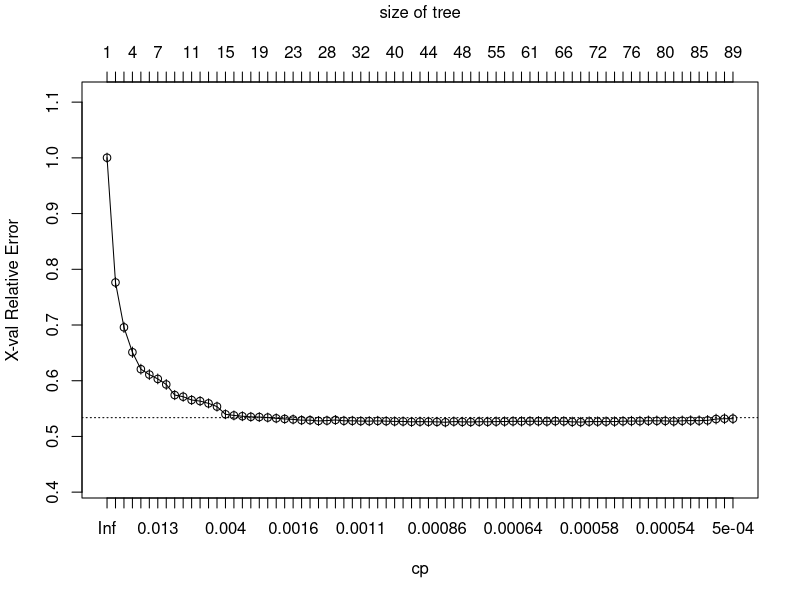
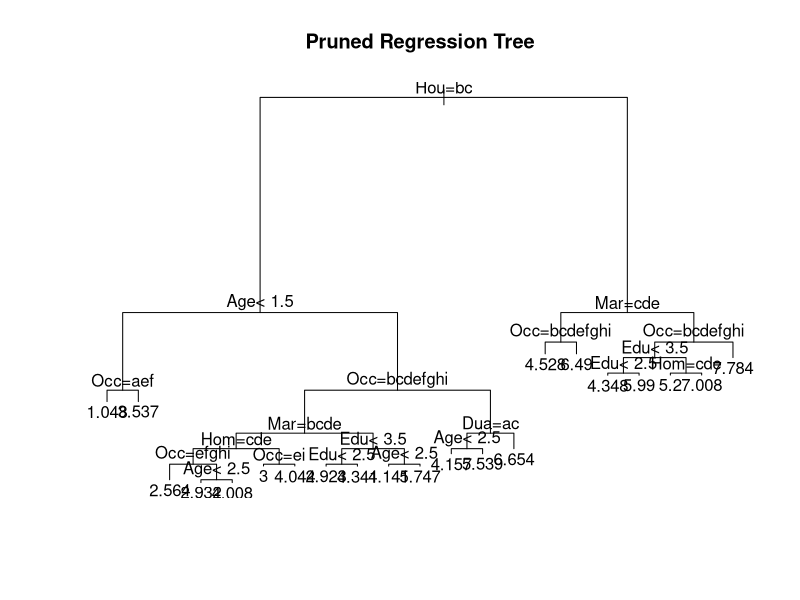
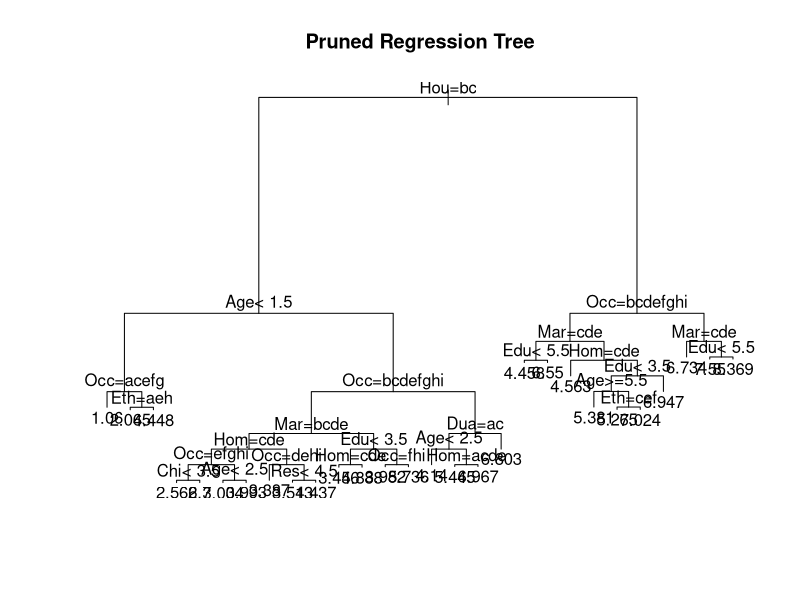

Reproduce these figures in R, in order.
#######################################################################
#	Redirect all console output to a file
sink("regression_tree_output_R.txt")

#######################################################################
#	Read in files
col.name <- c("Inc", "Sex", "Mar", "Age", "Edu", "Occ", "Res", "Dua", "Per", "Chi", "Hou", "Hom", "Eth", "Lan")
data <- read.table("income.data", sep = ",", col.names = col.name)

data$Sex <- as.factor(data$Sex)
data$Mar <- as.factor(data$Mar)
data$Occ <- as.factor(data$Occ)
data$Dua <- as.factor(data$Dua)
data$Hou <- as.factor(data$Hou)
data$Hom <- as.factor(data$Hom)
data$Eth <- as.factor(data$Eth)
data$Lan <- as.factor(data$Lan)

#######################################################################
#	Train the tree, plot the CV error
library(rpart)
set.seed(20) # This seed is for CV, not tree itself
# This method="anova" means a regression tree
tree.full <- rpart(Inc ~., data = data, method = "anova", control = rpart.control(cp = .0005))
printcp(tree.full)

pdf("regression_tree_cptable_R.pdf", width=7, height=14)
plotcp(tree.full)
dev.off()

#######################################################################
# find the cp value that minimizes the cv error
ind <- which.min(tree.full$cptable[, "xerror"])[1]
tree.full$cptable[ind, ] # This one contains 45 splits
cp.best.cv <- tree.full$cptable[ind, "CP"]

# if 1-se rule is used
ind <- which.min(tree.full$cptable[, "xerror"])[1]
ind.1se <- which(tree.full$cptable[, "xerror"] <= tree.full$cptable[ind, "xerror"] + tree.full$cptable[ind, "xstd"])[1]
tree.full$cptable[ind.1se, ] # This one contains 20 splits
cp.best.1se <- tree.full$cptable[ind.1se, "CP"]

#######################################################################
#	prune the tree using the 1se rule
tree.pruned <- prune(tree.full, cp = cp.best.1se)
print(tree.pruned)
pdf("regression_tree_pruned_R.pdf", width=12, height=8)
plot(tree.pruned, main = "Pruned Regression Tree")
text(tree.pruned)
dev.off()

####################################################################
# a bootstrap sample: showing how sensitive the tree structure is
set.seed(10)
data <- data[sample(1 : nrow(data), nrow(data), replace=TRUE), ]

tree.full <- rpart(Inc ~., data = data, method = "anova", control = rpart.control(cp = .0005))
tree.pruned <- prune(tree.full, cp = cp.best.1se)
pdf("regression_tree_bootstraped_R.pdf", width=12, height=8)
plot(tree.pruned, main = "Pruned Regression Tree")
text(tree.pruned)
dev.off()

#######################################################################
#	Stop redirecting console output
sink()
